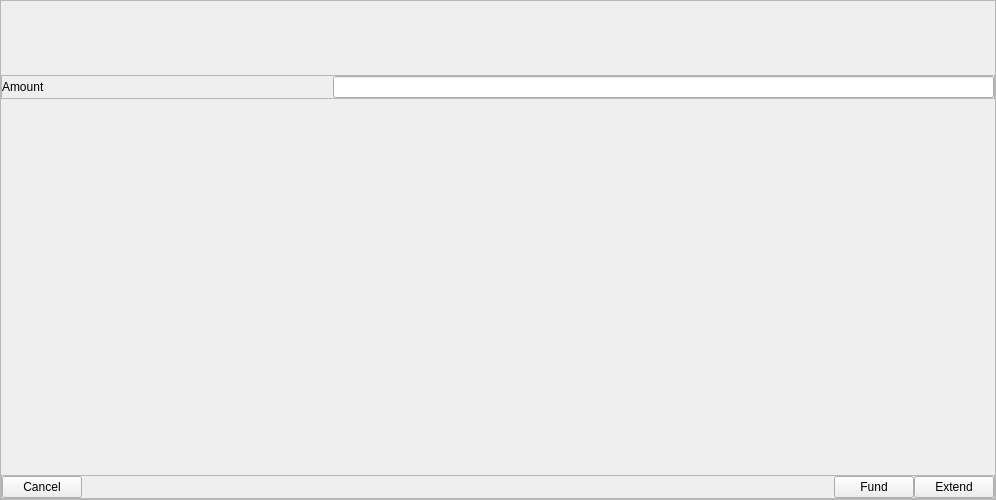
<?xml version="1.0" encoding="UTF-8"?>
<ui version="4.0">
 <class>FundWitnessDialog</class>
 <widget class="QFrame" name="FundWitnessDialog">
  <property name="geometry">
   <rect>
    <x>0</x>
    <y>0</y>
    <width>996</width>
    <height>500</height>
   </rect>
  </property>
  <property name="sizePolicy">
   <sizepolicy hsizetype="Expanding" vsizetype="Expanding">
    <horstretch>0</horstretch>
    <verstretch>0</verstretch>
   </sizepolicy>
  </property>
  <property name="toolTip">
   <string notr="true"/>
  </property>
  <layout class="QVBoxLayout" name="verticalLayout_2">
   <property name="spacing">
    <number>0</number>
   </property>
   <property name="leftMargin">
    <number>0</number>
   </property>
   <property name="topMargin">
    <number>0</number>
   </property>
   <property name="rightMargin">
    <number>0</number>
   </property>
   <property name="bottomMargin">
    <number>0</number>
   </property>
   <item>
    <layout class="QHBoxLayout" name="horizontalLayout">
     <property name="spacing">
      <number>0</number>
     </property>
     <item>
      <widget class="QFrame" name="dialogFrame">
       <property name="minimumSize">
        <size>
         <width>50</width>
         <height>0</height>
        </size>
       </property>
       <property name="frameShape">
        <enum>QFrame::StyledPanel</enum>
       </property>
       <property name="frameShadow">
        <enum>QFrame::Raised</enum>
       </property>
       <layout class="QVBoxLayout" name="verticalLayout">
        <property name="spacing">
         <number>0</number>
        </property>
        <property name="leftMargin">
         <number>0</number>
        </property>
        <property name="topMargin">
         <number>0</number>
        </property>
        <property name="rightMargin">
         <number>0</number>
        </property>
        <property name="bottomMargin">
         <number>0</number>
        </property>
        <item>
         <widget class="QLabel" name="labelExtendDescription">
          <property name="sizePolicy">
           <sizepolicy hsizetype="Expanding" vsizetype="Preferred">
            <horstretch>0</horstretch>
            <verstretch>0</verstretch>
           </sizepolicy>
          </property>
          <property name="text">
           <string>&lt;description set programmatically depending on function&gt;</string>
          </property>
          <property name="wordWrap">
           <bool>true</bool>
          </property>
         </widget>
        </item>
        <item alignment="Qt::AlignTop">
         <widget class="AccountSelectionWidget" name="fundingSelection" native="true">
          <property name="sizePolicy">
           <sizepolicy hsizetype="Expanding" vsizetype="Fixed">
            <horstretch>0</horstretch>
            <verstretch>0</verstretch>
           </sizepolicy>
          </property>
          <property name="minimumSize">
           <size>
            <width>0</width>
            <height>60</height>
           </size>
          </property>
         </widget>
        </item>
        <item>
         <widget class="QFrame" name="amountFrame">
          <property name="frameShape">
           <enum>QFrame::StyledPanel</enum>
          </property>
          <property name="frameShadow">
           <enum>QFrame::Raised</enum>
          </property>
          <layout class="QHBoxLayout" name="horizontalLayout_3">
           <property name="spacing">
            <number>0</number>
           </property>
           <property name="leftMargin">
            <number>0</number>
           </property>
           <property name="topMargin">
            <number>0</number>
           </property>
           <property name="rightMargin">
            <number>0</number>
           </property>
           <property name="bottomMargin">
            <number>0</number>
           </property>
           <item>
            <widget class="QLabel" name="label">
             <property name="sizePolicy">
              <sizepolicy hsizetype="Expanding" vsizetype="Preferred">
               <horstretch>1</horstretch>
               <verstretch>0</verstretch>
              </sizepolicy>
             </property>
             <property name="text">
              <string>Amount</string>
             </property>
            </widget>
           </item>
           <item>
            <widget class="GuldenAmountField" name="payAmount">
             <property name="sizePolicy">
              <sizepolicy hsizetype="Expanding" vsizetype="Fixed">
               <horstretch>2</horstretch>
               <verstretch>0</verstretch>
              </sizepolicy>
             </property>
            </widget>
           </item>
          </layout>
         </widget>
        </item>
        <item>
         <widget class="WitnessDurationWidget" name="lockDuration" native="true">
          <property name="sizePolicy">
           <sizepolicy hsizetype="Expanding" vsizetype="Expanding">
            <horstretch>0</horstretch>
            <verstretch>0</verstretch>
           </sizepolicy>
          </property>
          <property name="minimumSize">
           <size>
            <width>0</width>
            <height>0</height>
           </size>
          </property>
          <property name="baseSize">
           <size>
            <width>0</width>
            <height>120</height>
           </size>
          </property>
         </widget>
        </item>
        <item>
         <spacer name="verticalSpacer">
          <property name="orientation">
           <enum>Qt::Vertical</enum>
          </property>
          <property name="sizeHint" stdset="0">
           <size>
            <width>20</width>
            <height>25</height>
           </size>
          </property>
         </spacer>
        </item>
        <item>
         <widget class="QFrame" name="buttonFrame">
          <property name="frameShape">
           <enum>QFrame::StyledPanel</enum>
          </property>
          <property name="frameShadow">
           <enum>QFrame::Raised</enum>
          </property>
          <layout class="QHBoxLayout" name="horizontalLayout_2">
           <property name="spacing">
            <number>0</number>
           </property>
           <property name="leftMargin">
            <number>0</number>
           </property>
           <property name="topMargin">
            <number>0</number>
           </property>
           <property name="rightMargin">
            <number>0</number>
           </property>
           <property name="bottomMargin">
            <number>0</number>
           </property>
           <item>
            <widget class="QPushButton" name="cancelButton">
             <property name="cursor">
              <cursorShape>PointingHandCursor</cursorShape>
             </property>
             <property name="text">
              <string>Cancel</string>
             </property>
            </widget>
           </item>
           <item>
            <spacer name="buttonSpacer">
             <property name="orientation">
              <enum>Qt::Horizontal</enum>
             </property>
             <property name="sizeHint" stdset="0">
              <size>
               <width>72</width>
               <height>20</height>
              </size>
             </property>
            </spacer>
           </item>
           <item>
            <widget class="QPushButton" name="fundButton">
             <property name="cursor">
              <cursorShape>PointingHandCursor</cursorShape>
             </property>
             <property name="text">
              <string>Fund</string>
             </property>
            </widget>
           </item>
           <item>
            <widget class="QPushButton" name="extendButton">
             <property name="cursor">
              <cursorShape>PointingHandCursor</cursorShape>
             </property>
             <property name="text">
              <string>Extend</string>
             </property>
            </widget>
           </item>
          </layout>
         </widget>
        </item>
       </layout>
      </widget>
     </item>
    </layout>
   </item>
  </layout>
 </widget>
 <customwidgets>
  <customwidget>
   <class>AccountSelectionWidget</class>
   <extends>QWidget</extends>
   <header location="global">qt/_Gulden/accountselectionwidget.h</header>
   <container>1</container>
  </customwidget>
  <customwidget>
   <class>GuldenAmountField</class>
   <extends>QLineEdit</extends>
   <header>amountfield.h</header>
   <container>1</container>
  </customwidget>
  <customwidget>
   <class>WitnessDurationWidget</class>
   <extends>QWidget</extends>
   <header location="global">qt/_Gulden/witnessdurationwidget.h</header>
   <container>1</container>
  </customwidget>
 </customwidgets>
 <resources/>
 <connections/>
</ui>
